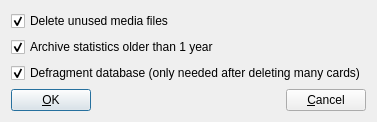
<?xml version="1.0" encoding="UTF-8"?>
<ui version="4.0">
 <class>CompactDatabaseDlg</class>
 <widget class="QDialog" name="CompactDatabaseDlg">
  <property name="geometry">
   <rect>
    <x>0</x>
    <y>0</y>
    <width>344</width>
    <height>114</height>
   </rect>
  </property>
  <property name="windowTitle">
   <string>Compact database</string>
  </property>
  <layout class="QVBoxLayout" name="verticalLayout_2">
   <item>
    <layout class="QVBoxLayout" name="verticalLayout">
     <item>
      <widget class="QCheckBox" name="delete_unused_media_files">
       <property name="text">
        <string>Delete unused media files</string>
       </property>
       <property name="checked">
        <bool>true</bool>
       </property>
      </widget>
     </item>
     <item>
      <widget class="QCheckBox" name="archive_old_logs">
       <property name="text">
        <string>Archive statistics older than 1 year</string>
       </property>
       <property name="checked">
        <bool>true</bool>
       </property>
      </widget>
     </item>
     <item>
      <widget class="QCheckBox" name="defragment_database">
       <property name="text">
        <string>Defragment database (only needed after deleting many cards)</string>
       </property>
       <property name="checked">
        <bool>true</bool>
       </property>
      </widget>
     </item>
     <item>
      <layout class="QHBoxLayout" name="horizontalLayout">
       <item>
        <widget class="QPushButton" name="ok_button">
         <property name="text">
          <string>&amp;OK</string>
         </property>
         <property name="default">
          <bool>true</bool>
         </property>
        </widget>
       </item>
       <item>
        <spacer name="horizontalSpacer">
         <property name="orientation">
          <enum>Qt::Horizontal</enum>
         </property>
         <property name="sizeHint" stdset="0">
          <size>
           <width>40</width>
           <height>20</height>
          </size>
         </property>
        </spacer>
       </item>
       <item>
        <widget class="QPushButton" name="cancel_button">
         <property name="text">
          <string>&amp;Cancel</string>
         </property>
        </widget>
       </item>
      </layout>
     </item>
    </layout>
   </item>
  </layout>
 </widget>
 <resources/>
 <connections>
  <connection>
   <sender>ok_button</sender>
   <signal>clicked()</signal>
   <receiver>CompactDatabaseDlg</receiver>
   <slot>accept()</slot>
   <hints>
    <hint type="sourcelabel">
     <x>28</x>
     <y>68</y>
    </hint>
    <hint type="destinationlabel">
     <x>149</x>
     <y>43</y>
    </hint>
   </hints>
  </connection>
  <connection>
   <sender>cancel_button</sender>
   <signal>clicked()</signal>
   <receiver>CompactDatabaseDlg</receiver>
   <slot>reject()</slot>
   <hints>
    <hint type="sourcelabel">
     <x>259</x>
     <y>68</y>
    </hint>
    <hint type="destinationlabel">
     <x>149</x>
     <y>43</y>
    </hint>
   </hints>
  </connection>
 </connections>
</ui>
